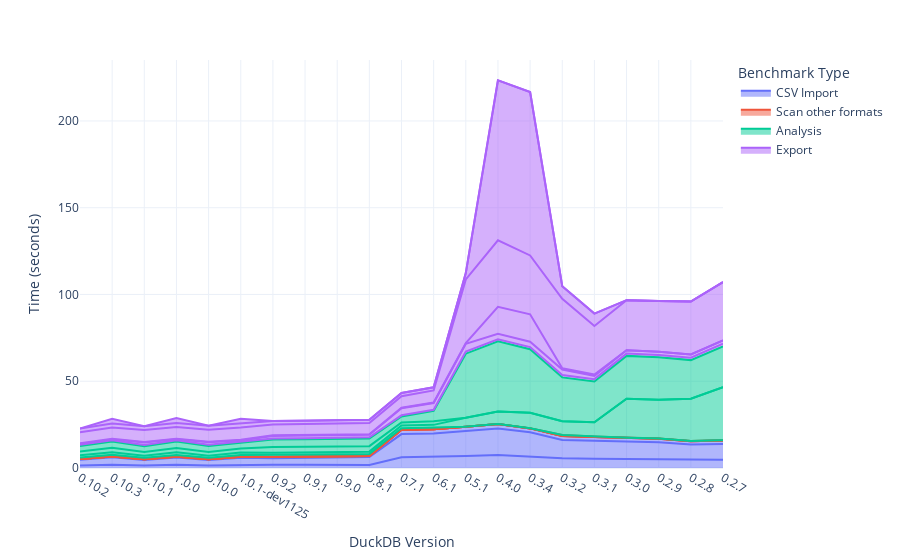

The notebook cell this image was saved under:
### Code cell
fig = px.area(
    results,
    x="DuckDB Version",
    y="Time (seconds)",
    color="Benchmark Type",
    line_group="benchmark",
    category_orders={"Benchmark Type":["CSV Import","Scan other formats","Analysis","Export"]},
    template='plotly_white'
)
print(plotly.io.to_json(fig, pretty=True))
fig.show()

### Figure 1 — Plotly figure (JSON) as saved in the notebook; plotly's stock layout.template omitted (floating-point values rounded to 4 significant figures)
{"data": [{"fillpattern": {"shape": ""}, "hovertemplate": "Benchmark Type=CSV Import<br>benchmark=002 Create table from csv<br>DuckDB Version=%{x}<br>Time (seconds)=%{y}<extra></extra>", "legendgroup": "CSV Import", "line": {"color": "#636efa"}, "marker": {"symbol": "circle"}, "mode": "lines", "name": "CSV Import", "orientation": "v", "showlegend": true, "stackgroup": "1", "type": "scatter", "x": ["0.10.2", "0.10.3", "0.10.1", "1.0.0", "0.10.0", "1.0.1-dev1125", "0.9.2", "0.9.1", "0.9.0", "0.8.1", "0.7.1", "0.6.1", "0.5.1", "0.4.0", "0.3.4", "0.3.2", "0.3.1", "0.3.0", "0.2.9", "0.2.8", "0.2.7"], "xaxis": "x", "y": [1.428, 1.881, 1.403, 1.824, 1.408, 1.809, 1.881, 1.889, 1.996, 1.781, 6.2, 6.459, 6.965, 7.43, 6.679, 5.569, 5.349, 5.276, 5.174, 4.703, 4.792], "yaxis": "y"}, {"fillpattern": {"shape": ""}, "hovertemplate": "Benchmark Type=CSV Import<br>benchmark=011 Create tables from csvs joins<br>DuckDB Version=%{x}<br>Time (seconds)=%{y}<extra></extra>", "legendgroup": "CSV Import", "line": {"color": "#636efa"}, "marker": {"symbol": "circle"}, "mode": "lines", "name": "CSV Import", "orientation": "v", "showlegend": false, "stackgroup": "1", "type": "scatter", "x": ["0.10.2", "0.10.3", "0.10.1", "1.0.0", "0.10.0", "1.0.1-dev1125", "0.9.2", "0.9.1", "0.9.0", "0.8.1", "0.7.1", "0.6.1", "0.5.1", "0.4.0", "0.3.4", "0.3.2", "0.3.1", "0.3.0", "0.2.9", "0.2.8", "0.2.7"], "xaxis": "x", "y": [3.349, 4.295, 3.217, 4.283, 3.201, 4.167, 3.805, 3.914, 3.928, 4.522, 13.34, 13.41, 14.32, 15.39, 13.89, 10.56, 10.3, 9.916, 9.709, 8.838, 9.111], "yaxis": "y"}, {"fillpattern": {"shape": ""}, "hovertemplate": "Benchmark Type=CSV Import<br>benchmark=301 Windowing performance test: Create tables from csvs windowing<br>DuckDB Version=%{x}<br>Time (seconds)=%{y}<extra></extra>", "legendgroup": "CSV Import", "line": {"color": "#636efa"}, "marker": {"symbol": "circle"}, "mode": "lines", "name": "CSV Import", "orientation": "v", "showlegend": false, "stackgroup": "1", "type": "scatter", "x": ["0.10.2", "0.10.3", "0.10.1", "1.0.0", "0.10.0", "1.0.1-dev1125", "0.9.2", "0.9.1", "0.9.0", "0.8.1", "0.7.1", "0.6.1", "0.5.1", "0.4.0", "0.3.4", "0.3.2", "0.3.1", "0.3.0", "0.2.9", "0.2.8", "0.2.7"], "xaxis": "x", "y": [0.3893, 0.4511, 0.3839, 0.4366, 0.3728, 0.4696, 0.708, 0.7368, 0.7399, 0.6305, 2.52, 2.444, 2.428, 2.502, 2.248, 2.319, 2.165, 2.143, 2.006, 1.881, 1.981], "yaxis": "y"}, {"fillpattern": {"shape": ""}, "hovertemplate": "Benchmark Type=Scan other formats<br>benchmark=001 Query pandas<br>DuckDB Version=%{x}<br>Time (seconds)=%{y}<extra></extra>", "legendgroup": "Scan other formats", "line": {"color": "#EF553B"}, "marker": {"symbol": "circle"}, "mode": "lines", "name": "Scan other formats", "orientation": "v", "showlegend": true, "stackgroup": "1", "type": "scatter", "x": ["0.10.2", "0.10.3", "0.10.1", "1.0.0", "0.10.0", "1.0.1-dev1125", "0.9.2", "0.9.1", "0.9.0", "0.8.1", "0.7.1", "0.6.1", "0.5.1", "0.4.0", "0.3.4", "0.3.2", "0.3.1", "0.3.0", "0.2.9", "0.2.8", "0.2.7"], "xaxis": "x", "y": [0.002314, 0.002345, 0.001823, 0.002033, 0.002377, 0.002486, 0.001576, 0.001964, 0.00203, 0.002295, 0.002532, 0.002685, 0.003495, 0.003518, 0.005253, 0.001871, 0.003666, 0.004222, 0.004999, 0.005719, 0.004152], "yaxis": "y"}, {"fillpattern": {"shape": ""}, "hovertemplate": "Benchmark Type=Scan other formats<br>benchmark=006 Scan and aggregate over Pandas df<br>DuckDB Version=%{x}<br>Time (seconds)=%{y}<extra></extra>", "legendgroup": "Scan other formats", "line": {"color": "#EF553B"}, "marker": {"symbol": "circle"}, "mode": "lines", "name": "Scan other formats", "orientation": "v", "showlegend": false, "stackgroup": "1", "type": "scatter", "x": ["0.10.2", "0.10.3", "0.10.1", "1.0.0", "0.10.0", "1.0.1-dev1125", "0.9.2", "0.9.1", "0.9.0", "0.8.1", "0.7.1", "0.6.1", "0.5.1", "0.4.0", "0.3.4", "0.3.2", "0.3.1", "0.3.0", "0.2.9", "0.2.8", "0.2.7"], "xaxis": "x", "y": [0.004868, 0.004307, 0.003977, 0.004084, 0.004402, 0.003948, 0.004147, 0.004111, 0.004485, 0.003824, 0.004272, 0.003888, 0.007998, 0.003848, 0.003586, 0.003998, 0.004053, 0.01179, 0.01176, 0.01159, 0.01232], "yaxis": "y"}, {"fillpattern": {"shape": ""}, "hovertemplate": "Benchmark Type=Scan other formats<br>benchmark=008 Scan and aggregate over Parquet file<br>DuckDB Version=%{x}<br>Time (seconds)=%{y}<extra></extra>", "legendgroup": "Scan other formats", "line": {"color": "#EF553B"}, "marker": {"symbol": "circle"}, "mode": "lines", "name": "Scan other formats", "orientation": "v", "showlegend": false, "stackgroup": "1", "type": "scatter", "x": ["0.10.2", "0.10.3", "0.10.1", "1.0.0", "0.10.0", "1.0.1-dev1125", "0.9.2", "0.9.1", "0.9.0", "0.8.1", "0.7.1", "0.6.1", "0.5.1", "0.4.0", "0.3.4", "0.3.2", "0.3.1", "0.3.0", "0.2.9", "0.2.8", "0.2.7"], "xaxis": "x", "y": [0.01053, 0.01217, 0.01079, 0.01298, 0.01199, 0.01266, 0.01432, 0.01076, 0.01224, 0.01474, 0.01164, 0.01095, 0.01152, 0.01176, 0.01249, 0.01109, 0.01485, 0.09321, 0.09335, 0.1005, 0.102], "yaxis": "y"}, {"fillpattern": {"shape": ""}, "hovertemplate": "Benchmark Type=Scan other formats<br>benchmark=010 Scan and aggregate over Arrow df<br>DuckDB Version=%{x}<br>Time (seconds)=%{y}<extra></extra>", "legendgroup": "Scan other formats", "line": {"color": "#EF553B"}, "marker": {"symbol": "circle"}, "mode": "lines", "name": "Scan other formats", "orientation": "v", "showlegend": false, "stackgroup": "1", "type": "scatter", "x": ["0.10.2", "0.10.3", "0.10.1", "1.0.0", "0.10.0", "1.0.1-dev1125", "0.9.2", "0.9.1", "0.9.0", "0.8.1", "0.7.1", "0.6.1", "0.5.1", "0.4.0", "0.3.4", "0.3.2", "0.3.1"], "xaxis": "x", "y": [0.003802, 0.004384, 0.005066, 0.004153, 0.004447, 0.004115, 0.004089, 0.003758, 0.004542, 0.004774, 0.003655, 0.003736, 0.003781, 0.003614, 0.01342, 0.5367, 0.3342], "yaxis": "y"}, {"fillpattern": {"shape": ""}, "hovertemplate": "Benchmark Type=Analysis<br>benchmark=003 Convert to Enums<br>DuckDB Version=%{x}<br>Time (seconds)=%{y}<extra></extra>", "legendgroup": "Analysis", "line": {"color": "#00cc96"}, "marker": {"symbol": "circle"}, "mode": "lines", "name": "Analysis", "orientation": "v", "showlegend": true, "stackgroup": "1", "type": "scatter", "x": ["0.10.2", "0.10.3", "0.10.1", "1.0.0", "0.10.0", "1.0.1-dev1125", "0.9.2", "0.9.1", "0.9.0", "0.8.1", "0.7.1", "0.6.1"], "xaxis": "x", "y": [0.8888, 1.015, 0.8802, 0.9956, 0.8844, 1.009, 1.18, 1.184, 1.163, 1.181, 0.8009, 0.8563], "yaxis": "y"}, {"fillpattern": {"shape": ""}, "hovertemplate": "Benchmark Type=Analysis<br>benchmark=004 Group by queries<br>DuckDB Version=%{x}<br>Time (seconds)=%{y}<extra></extra>", "legendgroup": "Analysis", "line": {"color": "#00cc96"}, "marker": {"symbol": "circle"}, "mode": "lines", "name": "Analysis", "orientation": "v", "showlegend": false, "stackgroup": "1", "type": "scatter", "x": ["0.10.2", "0.10.3", "0.10.1", "1.0.0", "0.10.0", "1.0.1-dev1125", "0.9.2", "0.9.1", "0.9.0", "0.8.1", "0.7.1", "0.6.1", "0.5.1", "0.4.0", "0.3.4", "0.3.2", "0.3.1", "0.3.0", "0.2.9", "0.2.8", "0.2.7"], "xaxis": "x", "y": [1.23, 1.471, 1.211, 1.474, 1.209, 1.444, 1.252, 1.272, 1.275, 1.295, 1.607, 1.67, 5.275, 7.159, 8.957, 7.997, 8.212, 22.46, 22.4, 24.41, 30.55], "yaxis": "y"}, {"fillpattern": {"shape": ""}, "hovertemplate": "Benchmark Type=Analysis<br>benchmark=012 Convert to Enums for joins<br>DuckDB Version=%{x}<br>Time (seconds)=%{y}<extra></extra>", "legendgroup": "Analysis", "line": {"color": "#00cc96"}, "marker": {"symbol": "circle"}, "mode": "lines", "name": "Analysis", "orientation": "v", "showlegend": false, "stackgroup": "1", "type": "scatter", "x": ["0.10.2", "0.10.3", "0.10.1", "1.0.0", "0.10.0", "1.0.1-dev1125", "0.9.2", "0.9.1", "0.9.0", "0.8.1", "0.7.1", "0.6.1"], "xaxis": "x", "y": [2.13, 2.485, 2.159, 2.461, 2.198, 2.307, 3.201, 3.216, 3.199, 3.165, 1.762, 2.135], "yaxis": "y"}, {"fillpattern": {"shape": ""}, "hovertemplate": "Benchmark Type=Analysis<br>benchmark=013 Join queries<br>DuckDB Version=%{x}<br>Time (seconds)=%{y}<extra></extra>", "legendgroup": "Analysis", "line": {"color": "#00cc96"}, "marker": {"symbol": "circle"}, "mode": "lines", "name": "Analysis", "orientation": "v", "showlegend": false, "stackgroup": "1", "type": "scatter", "x": ["0.10.2", "0.10.3", "0.10.1", "1.0.0", "0.10.0", "1.0.1-dev1125", "0.9.2", "0.9.1", "0.9.0", "0.8.1", "0.7.1", "0.6.1", "0.5.1", "0.4.0", "0.3.4", "0.3.2", "0.3.1", "0.3.0", "0.2.9", "0.2.8", "0.2.7"], "xaxis": "x", "y": [3.24, 3.583, 3.218, 3.769, 3.337, 3.394, 4.328, 4.296, 4.293, 4.453, 3.44, 5.945, 36.87, 40.48, 36.64, 25.24, 23.51, 24.71, 24.37, 22.22, 23.53], "yaxis": "y"}, {"fillpattern": {"shape": ""}, "hovertemplate": "Benchmark Type=Export<br>benchmark=005 Export group by results to Pandas<br>DuckDB Version=%{x}<br>Time (seconds)=%{y}<extra></extra>", "legendgroup": "Export", "line": {"color": "#ab63fa"}, "marker": {"symbol": "circle"}, "mode": "lines", "name": "Export", "orientation": "v", "showlegend": true, "stackgroup": "1", "type": "scatter", "x": ["0.10.2", "0.10.3", "0.10.1", "1.0.0", "0.10.0", "1.0.1-dev1125", "0.9.2", "0.9.1", "0.9.0", "0.8.1", "0.7.1", "0.6.1", "0.5.1", "0.4.0", "0.3.4", "0.3.2", "0.3.1", "0.3.0", "0.2.9", "0.2.8", "0.2.7"], "xaxis": "x", "y": [0.7135, 0.7244, 0.7118, 0.7388, 0.7274, 0.727, 0.6584, 0.6646, 0.6563, 0.66, 0.681, 0.6382, 1.247, 1.229, 1.25, 1.32, 1.321, 1.314, 1.347, 1.407, 1.576], "yaxis": "y"}, {"fillpattern": {"shape": ""}, "hovertemplate": "Benchmark Type=Export<br>benchmark=007 Export group by results to Parquet<br>DuckDB Version=%{x}<br>Time (seconds)=%{y}<extra></extra>", "legendgroup": "Export", "line": {"color": "#ab63fa"}, "marker": {"symbol": "circle"}, "mode": "lines", "name": "Export", "orientation": "v", "showlegend": false, "stackgroup": "1", "type": "scatter", "x": ["0.10.2", "0.10.3", "0.10.1", "1.0.0", "0.10.0", "1.0.1-dev1125", "0.9.2", "0.9.1", "0.9.0", "0.8.1", "0.7.1", "0.6.1", "0.5.1", "0.4.0", "0.3.4", "0.3.2", "0.3.1", "0.3.0", "0.2.9", "0.2.8", "0.2.7"], "xaxis": "x", "y": [0.4645, 0.5162, 1.474, 0.5257, 1.458, 0.5157, 1.461, 1.442, 1.539, 1.441, 4.041, 3.884, 4.436, 3.128, 3.117, 3.22, 1.913, 1.965, 1.882, 1.86, 1.885], "yaxis": "y"}, {"fillpattern": {"shape": ""}, "hovertemplate": "Benchmark Type=Export<br>benchmark=009 Export group by results to Arrow<br>DuckDB Version=%{x}<br>Time (seconds)=%{y}<extra></extra>", "legendgroup": "Export", "line": {"color": "#ab63fa"}, "marker": {"symbol": "circle"}, "mode": "lines", "name": "Export", "orientation": "v", "showlegend": false, "stackgroup": "1", "type": "scatter", "x": ["0.10.2", "0.10.3", "0.10.1", "1.0.0", "0.10.0", "1.0.1-dev1125", "0.9.2", "0.9.1", "0.9.0", "0.8.1", "0.7.1", "0.6.1", "0.5.1", "0.4.0", "0.3.4", "0.3.2", "0.3.1"], "xaxis": "x", "y": [0.3602, 0.3828, 0.3605, 0.3898, 0.365, 0.3845, 0.3062, 0.3119, 0.3076, 0.3058, 0.301, 0.2894, 0.3853, 15.51, 15.75, 0.6989, 0.7311], "yaxis": "y"}, {"fillpattern": {"shape": ""}, "hovertemplate": "Benchmark Type=Export<br>benchmark=014 Export join results to Pandas<br>DuckDB Version=%{x}<br>Time (seconds)=%{y}<extra></extra>", "legendgroup": "Export", "line": {"color": "#ab63fa"}, "marker": {"symbol": "circle"}, "mode": "lines", "name": "Export", "orientation": "v", "showlegend": false, "stackgroup": "1", "type": "scatter", "x": ["0.10.2", "0.10.3", "0.10.1", "1.0.0", "0.10.0", "1.0.1-dev1125", "0.9.2", "0.9.1", "0.9.0", "0.8.1", "0.7.1", "0.6.1", "0.5.1", "0.4.0", "0.3.4", "0.3.2", "0.3.1", "0.3.0", "0.2.9", "0.2.8", "0.2.7"], "xaxis": "x", "y": [6.341, 6.563, 6.789, 6.758, 6.795, 7.064, 6.311, 6.455, 6.428, 6.468, 6.68, 6.928, 36.72, 38.34, 33.94, 40.0, 28.02, 28.83, 29.26, 30.45, 33.61], "yaxis": "y"}, {"fillpattern": {"shape": ""}, "hovertemplate": "Benchmark Type=Export<br>benchmark=015 Export join results to Arrow<br>DuckDB Version=%{x}<br>Time (seconds)=%{y}<extra></extra>", "legendgroup": "Export", "line": {"color": "#ab63fa"}, "marker": {"symbol": "circle"}, "mode": "lines", "name": "Export", "orientation": "v", "showlegend": false, "stackgroup": "1", "type": "scatter", "x": ["0.10.2", "0.10.3", "0.10.1", "1.0.0", "0.10.0", "1.0.1-dev1125", "0.9.2", "0.9.1", "0.9.0", "0.8.1", "0.7.1", "0.6.1", "0.5.1", "0.4.0", "0.3.4", "0.3.2", "0.3.1"], "xaxis": "x", "y": [2.19, 2.241, 2.255, 2.304, 2.368, 2.291, 1.911, 1.853, 1.896, 1.886, 1.813, 1.823, 3.654, 92.18, 94.18, 7.313, 7.125], "yaxis": "y"}, {"fillpattern": {"shape": ""}, "hovertemplate": "Benchmark Type=Export<br>benchmark=016 Export join results to Parquet<br>DuckDB Version=%{x}<br>Time (seconds)=%{y}<extra></extra>", "legendgroup": "Export", "line": {"color": "#ab63fa"}, "marker": {"symbol": "circle"}, "mode": "lines", "name": "Export", "orientation": "v", "showlegend": false, "stackgroup": "1", "type": "scatter", "x": ["0.10.3", "1.0.0", "1.0.1-dev1125"], "xaxis": "x", "y": [2.767, 2.854, 2.838], "yaxis": "y"}], "layout": {"legend": {"title": {"text": "Benchmark Type"}, "tracegroupgap": 0}, "margin": {"t": 60}, "xaxis": {"anchor": "y", "domain": [0, 1], "title": {"text": "DuckDB Version"}}, "yaxis": {"anchor": "x", "domain": [0, 1], "title": {"text": "Time (seconds)"}}}}
